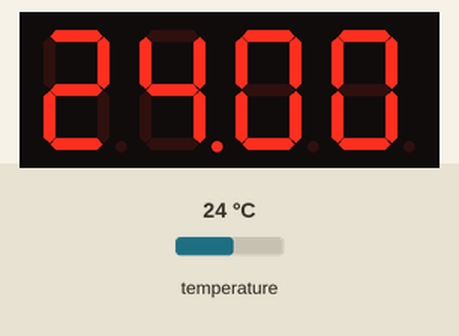
Simulated run of this sketch. Board: Arduino Uno, built with avr-gcc and run on an emulated ATmega328P. Parts: 4-digit seven-segment display. Inputs (shaded band) come from the test bench; at power-on: temperature 24 °C.

Above: at 1.8 s.
1.9 s: temperature set to 12 °C
At 2.9 s:
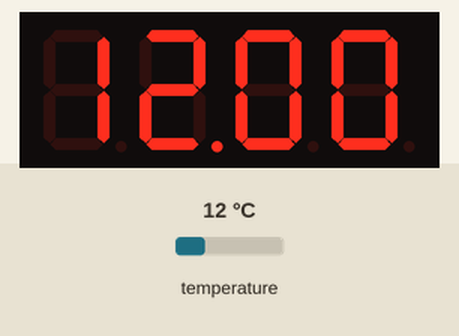
3.5 s: temperature set to 19 °C
At 4.8 s:
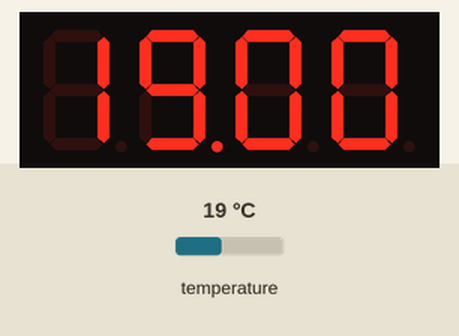
5.6 s: temperature set to 28 °C
At 6.8 s:
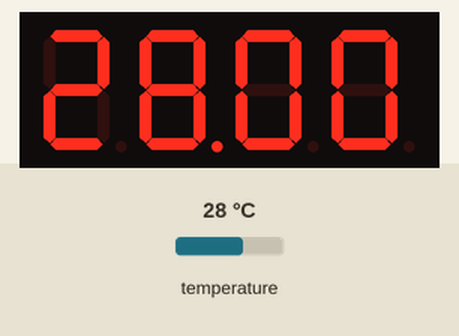
Timing chart, 0 to 8.6 s (numbered marks = the images above; inputs shaded):
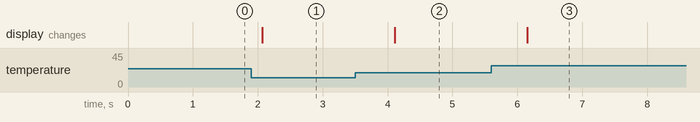

The sketch:

project_temperature1_0.ino
```cpp
// This line is missing from the generated code for it to work on the device, this is the Orion specific code
#include <MeOrion.h>

#include <Arduino.h>
#include <Wire.h>
#include <SoftwareSerial.h>


double angle_rad = PI/180.0;
double angle_deg = 180.0/PI;
MeTemperature temperature_3_2(3,2);
Me7SegmentDisplay seg7_6(6);


void setup(){

}

void loop(){

    seg7_6.display((float)temperature_3_2.temperature());
    _delay(1);

    _loop();
}

void _delay(float seconds){
    long endTime = millis() + seconds * 1000;
    while(millis() < endTime)_loop();
}

void _loop(){

}
```

Measured:
- after the input at 1.9 s, the display: changes after 0.17 s (image 1)
- after the input at 3.5 s, the display: changes after 0.61 s (image 2)
- after the input at 5.6 s, the display: changes after 0.55 s (image 3)
